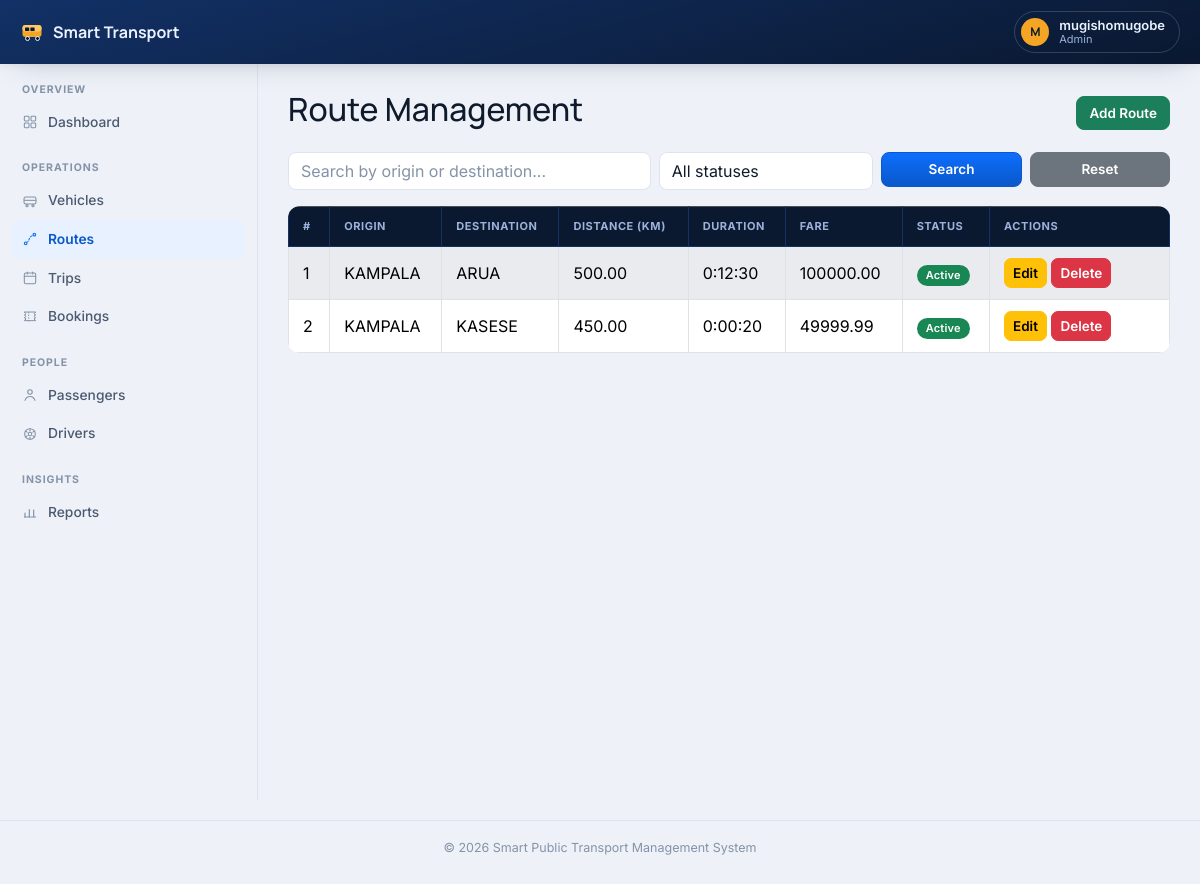
Page /routes/ (signed in) on the committed database.
### accounts/models.py (models this page shows, shortened)
class Profile(models.Model):
    ROLE_CHOICES = [
        ('ADMIN', 'Administrator'),
        ('STAFF', 'Staff'),
        ('PASSENGER', 'Passenger'),
    ]
    user = models.OneToOneField(
        User,
        on_delete=models.CASCADE
    )
    phone = models.CharField(
        max_length=20,
        blank=True
    )
    address = models.TextField(
        blank=True
    )
    profile_picture = models.ImageField(
        upload_to='profiles/',
        blank=True,
        null=True
    )
    role = models.CharField(
        max_length=20,
        choices=ROLE_CHOICES,
        default='PASSENGER'
    )
    created_at = models.DateTimeField(
        auto_now_add=True
    )

### routes/models.py (models this page shows, shortened)
class Route(models.Model):
    STATUS_CHOICES = [
        ("ACTIVE", "Active"),
        ("INACTIVE", "Inactive"),
    ]
    origin = models.CharField(max_length=200)
    destination = models.CharField(max_length=200)
    distance = models.DecimalField(
        max_digits=8,
        decimal_places=2
    )
    estimated_duration = models.DurationField()
    fare = models.DecimalField(
        max_digits=10,
        decimal_places=2
    )
    status = models.CharField(
        max_length=20,
        choices=STATUS_CHOICES,
        default="ACTIVE"
    )
    description = models.TextField(
        blank=True
    )
    created_at = models.DateTimeField(
        auto_now_add=True
    )
    class Meta:
        ordering = ["origin", "destination"]

### routes/views.py (the view)
# urls.py: path("", views.route_list, name="list"),
@login_required
def route_list(request):
    query = request.GET.get("q")
    routes = Route.objects.all()
    if query:
        routes = routes.filter(
            Q(origin__icontains=query) |
            Q(destination__icontains=query)
    )
    status = request.GET.get("status")
    if status:
        routes = routes.filter(status=status)
    paginator = Paginator(routes, 10)
    page = request.GET.get("page")
    routes = paginator.get_page(page)
    return render(
        request,
        "routes/route_list.html",
        {
            "routes": routes,
            "query": query,
            "status": status,
            "status_choices": Route.STATUS_CHOICES,
        }
    )

### templates/routes/route_list.html (shortened to what this page needs)
{% extends "base.html" %}
{% block content %}
<div class="d-flex justify-content-between align-items-center mb-3">
    <h2>Route Management</h2>
    {% if user.is_superuser or user.profile.role == "STAFF" or user.profile.role == "ADMIN" %}
    <a href="{% url 'routes:create' %}" class="btn btn-success">
        Add Route
    </a>
    {% endif %}
</div>
<form method="GET" class="mb-3">
    <div class="row g-2">
        <div class="col-md-5">
            <input
                type="text"
                name="q"
                class="form-control"
                placeholder="Search by origin or destination..."
                value="{{ query|default:'' }}"
            >
        </div>
        <div class="col-md-3">
            <select name="status" class="form-select" onchange="this.form.submit()">
                <option value="">All statuses</option>
            </select>
        </div>
        <div class="col-md-2">
            <button class="btn btn-primary w-100">
                Search
            </button>
        </div>
        <div class="col-md-2">
            <a href="{% url 'routes:list' %}" class="btn btn-secondary w-100">
                Reset
            </a>
        </div>
    </div>
</form>
<div class="table-responsive">
<table class="table table-bordered table-striped table-hover">
    <thead class="table-dark">
    <tr>
        <th>#</th>
        <th>Origin</th>
        <th>Destination</th>
        <th>Distance (Km)</th>
        <th>Duration</th>
        <th>Fare</th>
        <th>Status</th>
        <th width="180">Actions</th>
    </tr>
    </thead>
    <tbody>
    {% for route in routes %}
    <tr>
        <td>{{ forloop.counter }}</td>
        <td>{{ route.origin }}</td>
        <td>{{ route.destination }}</td>
        <td>{{ route.distance }}</td>
        <td>{{ route.estimated_duration }}</td>
        <td>{{ route.fare }}</td>
        <td>
            {% if route.status == "ACTIVE" %}
                <span class="badge bg-success">
                    Active
                </span>
            {% else %}
                <span class="badge bg-danger">
                    Inactive
                </span>
            {% endif %}
        </td>
        <td>
            {% if user.is_superuser or user.profile.role == "STAFF" or user.profile.role == "ADMIN" %}
            <a href="{% url 'routes:update' route.id %}"
               class="btn btn-warning btn-sm">
                Edit
            </a>
            <a href="{% url 'routes:delete' route.id %}"
               class="btn btn-danger btn-sm">
                Delete
            </a>
            {% else %}
            &mdash;
            {% endif %}
        </td>
    </tr>
    {% empty %}
    <tr>
        <td colspan="8" class="text-center">
            No routes found.
        </td>
    </tr>
    {% endfor %}
    </tbody>
</table>
</div>
{% endblock %}

### templates/includes/navbar.html (shortened to what this page needs)
<header class="app-topbar">
    <a class="app-brand" href="/">
        Smart Transport
    </a>
    {% if user.is_authenticated %}
    <div class="dropdown">
        <button class="topbar-user" type="button" data-bs-toggle="dropdown" aria-expanded="false">
            <span class="avatar">{{ user.username|slice:":1"|upper }}</span>
            <span class="who">
                <span class="name d-block">{{ user.get_full_name|default:user.username }}</span>
                <span class="role d-block">{{ user.profile.role|default:"—"|lower }}</span>
            </span>
        </button>
    </div>
    {% endif %}
</header>

### static/css/app.css (style rules this page uses)
:root { --canvas: #eef2f8; --surface: #ffffff; --surface-2: #f6f8fc; --line: #dde4f0; --ink: #0f1b2d; --ink-soft: #4b5a71; --ink-faint: #8493a8; --navy-900: #0a1830; --navy-700: #123166; --navy-500: #1c4694; --on-navy: #eaf1ff; --on-navy-soft: #9cb2da; --accent: #0d6efd; --accent-strong: #0a58ca; --accent-tint: #e8f1ff; --amber: #f5a524; --amber-tint: #fdf1de; --good: #1a7f5a; --good-tint: #e7f5ee; --danger: #c0392b; --danger-tint: #fdecea; --focus-ring: rgba(13, 110, 253, 0.28); --shadow-sm: 0 1px 2px rgba(10, 24, 48, 0.06); --shadow: 0 12px 32px -16px rgba(10, 24, 48, 0.22), 0 2px 8px rgba(10, 24, 48, 0.05); --font-display: "Manrope", ui-sans-serif, system-ui, sans-serif; --font-body: "Inter", ui-sans-serif, system-ui, sans-serif; --topbar-h: 64px; --sidebar-w: 258px; }
* { box-sizing: border-box; }
html, body { background: var(--canvas); color: var(--ink); }
body { font-family: var(--font-body); min-height: 100vh; }
h1, h2, h3, h4, h5, h6 { font-family: var(--font-display); color: var(--ink); }
a { color: var(--accent); }
.app-topbar { position: sticky; top: 0; z-index: 30; height: var(--topbar-h); display: flex; align-items: center; gap: 14px; padding: 0 20px; background: linear-gradient(165deg, var(--navy-700) 0%, var(--navy-900) 100%); color: var(--on-navy); box-shadow: var(--shadow); }
.app-brand { display: flex; align-items: center; gap: 9px; font-family: var(--font-display); font-weight: 700; font-size: 16px; color: var(--on-navy); text-decoration: none; white-space: nowrap; }
.app-brand svg { flex: none; }
.topbar-user { display: flex; align-items: center; gap: 10px; background: none; border: 1px solid rgba(234, 241, 255, 0.18); border-radius: 999px; padding: 5px 14px 5px 6px; color: var(--on-navy); cursor: pointer; }
.topbar-user .avatar { width: 28px; height: 28px; border-radius: 50%; background: var(--amber); color: var(--navy-900); display: flex; align-items: center; justify-content: center; font-family: var(--font-display); font-weight: 700; font-size: 12px; flex: none; }
.topbar-user .who { text-align: left; line-height: 1.25; }
.topbar-user .who .name { font-size: 13px; font-weight: 600; }
.topbar-user .who .role { font-size: 11px; color: var(--on-navy-soft); text-transform: capitalize; }
.table { color: var(--ink); margin-bottom: 0; }
.table > :not(caption) > * > * { border-bottom-color: var(--line); padding: 11px 14px; vertical-align: middle; }
.table thead th, .table > thead { background: var(--surface-2); color: var(--ink-faint); font-size: 11px; font-weight: 700; text-transform: uppercase; letter-spacing: 0.05em; border-bottom: 1px solid var(--line); }
.table-dark thead th, .table thead.table-dark th { background: var(--navy-900); color: var(--on-navy-soft); border-color: var(--navy-700); }
.table-striped > tbody > tr:nth-of-type(odd) > * { background: var(--surface-2); }
.table-responsive { border-radius: 12px; }
.btn { border-radius: 8px; font-weight: 600; font-size: 13.5px; }
.btn-primary { background: linear-gradient(180deg, var(--accent) 0%, var(--accent-strong) 100%); border-color: var(--accent-strong); }
.btn-success { background: var(--good); border-color: var(--good); }
.btn-sm { border-radius: 7px; }
.badge { font-weight: 600; font-size: 11px; letter-spacing: 0.02em; padding: 5px 9px; border-radius: 999px; }
.form-control, .form-select { background: var(--surface); border: 1px solid var(--line); color: var(--ink); border-radius: 8px; }
.form-control::placeholder { color: var(--ink-faint); }

### rows in the picture
Route: origin "KAMPALA", destination "ARUA", distance "500.00", estimated_duration "0:12:30", fare "100000.00", status "Active"
Route: origin "KAMPALA", destination "KASESE", distance "450.00", estimated_duration "0:00:20", fare "49999.99", status "Active"

### other values in the picture
{{ user.username|slice:":1"|upper }} "M"
{{ user.get_full_name|default:user.username }} "mugishomugobe"
{{ user.profile.role|default:"—"|lower }} "Admin"
